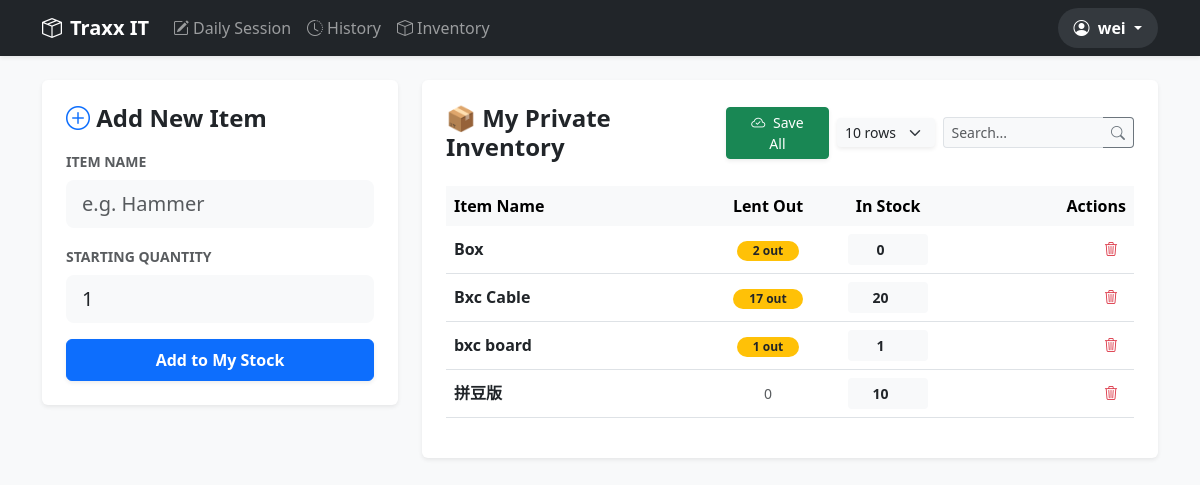
Page /inventory (signed in) on the committed database.
### models.py (models this page shows)
class User(db.Model):
    id = db.Column(db.Integer, primary_key=True)
    username = db.Column(db.String(80), unique=True, nullable=False)
    password = db.Column(db.String(120), nullable=False)
    role = db.Column(db.String(20), default='staff') # 'boss' or 'staff'
    display_name = db.Column(db.String(100), nullable=True)
    is_active = db.Column(db.Boolean, default=True)
    has_own_inventory = db.Column(db.Boolean, default=True)

class Item(db.Model):
    id = db.Column(db.Integer, primary_key=True)
    name = db.Column(db.String(100), nullable=False)
    quantity = db.Column(db.Integer, default=0)
    user_id = db.Column(db.Integer, db.ForeignKey('user.id'))
    is_active = db.Column(db.Boolean, default=True)

### app.py (the view, shortened to what this page needs)
@app.route('/inventory', methods=['GET', 'POST'])
def inventory():
    if 'user_id' not in session: return redirect(url_for('login'))
    user = db.session.get(User, session['user_id'])
    if 'view_user_id' in request.args:
        session['view_user_id'] = int(request.args.get('view_user_id'))
        return redirect(url_for('inventory'))
    view_id = user.id
    if not getattr(user, 'has_own_inventory', True):
        view_id = session.get('view_user_id')
        if not view_id:
            first_user = User.query.filter_by(has_own_inventory=True).first()
            if first_user:
                view_id = first_user.id
                session['view_user_id'] = view_id
    page = request.args.get('page', 1, type=int)
    per_page = request.args.get('per_page', 10, type=int)
    search_query = request.args.get('search', '')
    lent_subquery = db.session.query(DayRecord.item_id).filter(DayRecord.quantity_returned < DayRecord.quantity_out, DayRecord.is_sold == False).distinct().subquery()
    items_query = Item.query.filter_by(user_id=view_id).filter(
        db.or_(Item.is_active == True, Item.id.in_(lent_subquery))
    )
    if search_query:
        items_query = items_query.filter(Item.name.ilike(f"%{search_query}%"))
    pagination = items_query.order_by(Item.is_active.desc(), Item.name).paginate(page=page, per_page=per_page)
    for item in pagination.items:
        item.lent_out = db.session.query(func.sum(DayRecord.quantity_out)).filter(
            DayRecord.item_id == item.id, DayRecord.quantity_returned < DayRecord.quantity_out, DayRecord.is_sold == False
        ).scalar() or 0
    users_with_inventory = []
    if not getattr(user, 'has_own_inventory', True):
        users_with_inventory = User.query.filter_by(has_own_inventory=True, is_active=True).all()
    return render_template('inventory.html',
                           pagination=pagination,
                           items=pagination.items,
                           search_query=search_query,
                           per_page=per_page,
                           users_with_inventory=users_with_inventory,
                           view_id=view_id)

### app.py (called while the page is built)
@app.context_processor
def inject_user():
    if 'user_id' in session:
        user = User.query.get(session['user_id'])
        return dict(current_user=user)
    return dict(current_user=None)

@app.before_request
def check_user_exists():
    if 'user_id' in session:
        user = db.session.get(User, session['user_id'])
        if not user:
            session.clear()
            flash("Session expired or user deleted. Please log in again.", "warning")
            return redirect(url_for('login'))

### templates/inventory.html (shortened to what this page needs)
{% extends "base.html" %}
{% block content %}
<div class="row">
    <div class="col-md-4">
        <div class="card shadow-sm p-4 mb-4 border-0">
            <h4 class="fw-bold mb-3"><i class="bi bi-plus-circle text-primary"></i> Add New Item</h4>
            <form method="POST">
                <div class="mb-3">
                    <label class="form-label small fw-bold text-muted text-uppercase">Item Name</label>
                    <input type="text" name="name" class="form-control form-control-lg bg-light border-0" placeholder="e.g. Hammer" required>
                </div>
                <div class="mb-3">
                    <label class="form-label small fw-bold text-muted text-uppercase">Starting Quantity</label>
                    <input type="number" name="qty" class="form-control form-control-lg bg-light border-0" value="1" min="1" required>
                </div>
                <button type="submit" class="btn btn-primary w-100 fw-bold py-2 shadow-sm">
                    Add to My Stock
                </button>
            </form>
        </div>
    </div>
    <div class="col-md-8">
        <form method="POST">
            <div class="card shadow-sm p-4 border-0">
                <div class="d-flex justify-content-between align-items-center mb-4">
                    <h4 class="fw-bold mb-0">📦 My Private Inventory</h4>
                    <div class="d-flex gap-2 align-items-center">
                        <button type="submit" name="bulk_save" class="btn btn-success btn-sm shadow-sm px-3">
                            <i class="bi bi-cloud-check me-1"></i> Save All
                        </button>
                        <select name="per_page" class="form-select form-select-sm bg-light border-0 shadow-sm"
                                style="width: 100px;" form="searchForm" onchange="document.getElementById('searchForm').submit()">
                            <option value="10" {{ 'selected' if per_page == 10 }}>10 rows</option>
                        </select>
                        <div class="input-group input-group-sm" style="width: 200px;">
                            <input type="text" name="search" class="form-control border-end-0 bg-light"
                                   placeholder="Search..." value="{{ search_query }}" form="searchForm">
                            <button class="btn btn-outline-secondary border-start-0 bg-light" type="submit" form="searchForm">
                                <i class="bi bi-search"></i>
                            </button>
                        </div>
                    </div>
                </div>
                <div class="table-responsive">
                    <table class="table table-hover align-middle">
                        <thead class="table-light">
                            <tr>
                                <th class="border-0">Item Name</th>
                                <th class="border-0 text-center" style="width: 120px;">Lent Out</th>
                                <th class="border-0 text-center" style="width: 120px;">In Stock</th>
                                <th class="border-0 text-end">Actions</th>
                            </tr>
                        </thead>
                        <tbody>
                            {% for item in items %}
                            <tr>
                                <td class="fw-bold text-truncate" style="max-width: 200px;">{{ item.name }}</td>
                                <td class="text-center">
                                    {% if item.lent_out > 0 %}
                                        <span class="badge rounded-pill bg-warning text-dark px-3">
                                            {{ item.lent_out }} out
                                        </span>
                                    {% else %}
                                        <span class="text-muted small">0</span>
                                    {% endif %}
                                </td>
                                <td class="text-center">
                                    <input type="number" name="quantities[]"
                                           class="form-control form-control-sm text-center fw-bold border-0 bg-light mx-auto"
                                           style="width: 80px;"
                                           value="{{ item.quantity }}" min="0">
                                </td>
                                <td class="text-end">
                                    <a href="{{ url_for('delete_item', id=item.id) }}"
                                       class="btn btn-sm btn-outline-danger border-0"
                                       onclick="return confirm('Wait! All history for this item will be lost. Proceed?')">
                                        <i class="bi bi-trash3"></i>
                                    </a>
                                </td>
                            </tr>
                            {% endfor %}
                        </tbody>
                    </table>
                </div>
            </div>
        </form>
    </div>
</div>
{% endblock %}

### templates/base.html (shortened to what this page needs)
<!DOCTYPE html>
<html lang="en">
<head>
    <link href="https://cdn.jsdelivr.net/npm/bootstrap@5.3.0/dist/css/bootstrap.min.css" rel="stylesheet">
    <link rel="stylesheet" href="https://cdn.jsdelivr.net/npm/bootstrap-icons@1.11.0/font/bootstrap-icons.css">
</head>
<body class="bg-light">
    <nav class="navbar navbar-expand-lg navbar-dark bg-dark shadow-sm mb-4">
        <div class="container">
            <a class="navbar-brand fw-bold" href="{{ url_for('index') }}">
                <i class="bi bi-box-seam me-2"></i>Traxx IT
            </a>
            <div class="collapse navbar-collapse" id="navbarNav">
                <ul class="navbar-nav me-auto">
                    <li class="nav-item">
                        <a class="nav-link" href="{{ url_for('record') }}">
                            <i class="bi bi-pencil-square me-1"></i>Daily Session
                        </a>
                    </li>
                    <li class="nav-item">
                        <a class="nav-link" href="{{ url_for('history') }}">
                            <i class="bi bi-clock-history me-1"></i>History
                        </a>
                    </li>
                    <li class="nav-item">
                        <a class="nav-link" href="{{ url_for('inventory') }}">
                            <i class="bi bi-box me-1"></i>Inventory
                        </a>
                    </li>
                </ul>
                <ul class="navbar-nav ms-auto align-items-center">
                    {% if current_user %}
                    <li class="nav-item dropdown">
                        <a class="nav-link dropdown-toggle fw-bold text-white px-3 py-2 rounded-pill bg-secondary bg-opacity-25"
                           href="#" id="userDropdown" role="button" data-bs-toggle="dropdown" aria-expanded="false">
                            <i class="bi bi-person-circle me-1"></i>
                            {{ current_user.display_name or current_user.username }}
                        </a>
                    </li>
                    {% else %}
                    <li class="nav-item">
                        <a class="nav-link" href="{{ url_for('login') }}">Login</a>
                    </li>
                    {% endif %}
                </ul>
            </div>
        </div>
    </nav>
    <div class="container">
        {% block content %}{% endblock %}
    </div>
</body>
</html>

### rows in the picture
User: display_name "wei"
Item: name "Box", lent_out "2", quantity "0"
Item: name "Bxc Cable", lent_out "17", quantity "20"
Item: name "bxc board", lent_out "1", quantity "1"
Item: name "拼豆版", shows "0", quantity "10"
